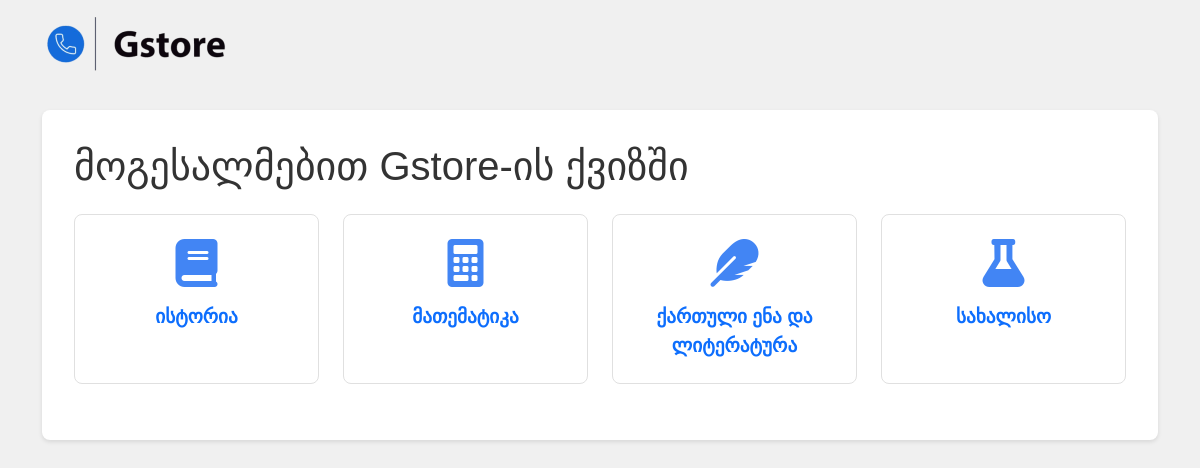
Before: /9d18677d-ea9e-456e-b7d2-946a0da52abb with the older database file.
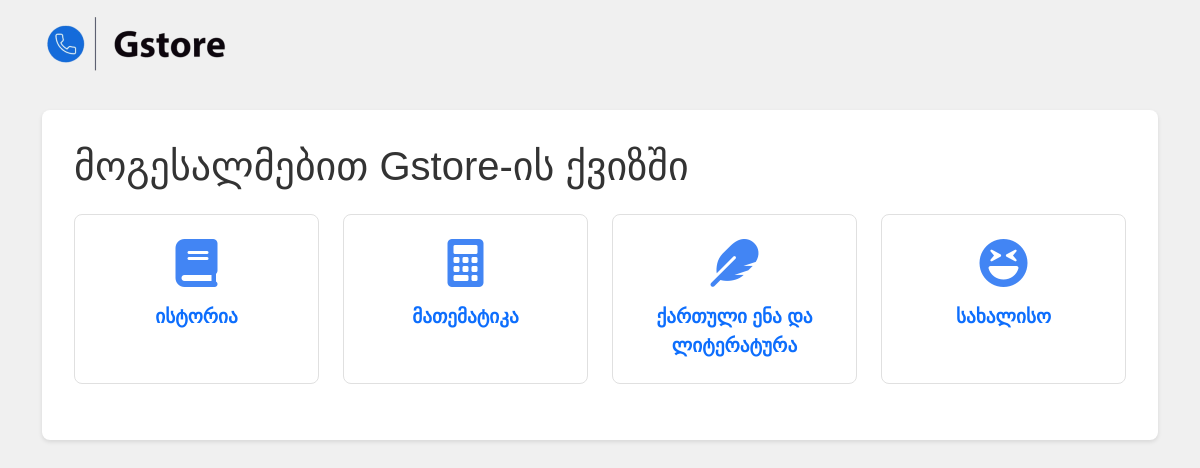
After: the same page with the newer database file.
### app.py (models this page shows)
class Subject(db.Model):
    id = db.Column(db.Integer, primary_key=True)
    name = db.Column(db.String(100), nullable=False)
    icon = db.Column(db.String(50), nullable=False)
    questions = db.relationship('Question', backref='subject', lazy=True, cascade="all, delete-orphan")

### app.py (the view)
@app.route('/9d18677d-ea9e-456e-b7d2-946a0da52abb')
def home():
    subjects = Subject.query.all()
    return render_template('home.html', subjects=subjects)

### templates/home.html (shortened to what this page needs)
<!DOCTYPE html>
<html lang="en">
<head>
    <link href="https://cdn.jsdelivr.net/npm/bootstrap@5.1.3/dist/css/bootstrap.min.css" rel="stylesheet">
    <link href="https://cdnjs.cloudflare.com/ajax/libs/font-awesome/6.0.0-beta3/css/all.min.css" rel="stylesheet">
    <link href="{{ url_for('static', filename='gstore-quiz-styles.css') }}" rel="stylesheet">
</head>
<body>
<nav class="navbar navbar-expand-lg navbar-dark">
    <div class="container">
        <a class="navbar-brand d-flex align-items-center">
            <img src="{{ url_for('static', filename='1111-1.png') }}" alt="Gstore Quiz Logo"
                 class="d-inline-block align-top me-2 logo">
        </a>
    </div>
</nav>
<div class="container mt-4">
    <div class="main-content">
        <h1 class="mb-4">მოგესალმებით Gstore-ის ქვიზში</h1>
        <div class="row">
            {% for subject in subjects %}
            <div class="col-md-3 mb-4">
                <a href="{{ url_for('quiz_level', subject_id=subject.id) }}" class="text-decoration-none">
                    <div class="subject-box">
                        <i class="subject-icon fas fa-{{ subject.icon }}"></i>
                        <p class="subject-title">{{ subject.name }}</p>
                    </div>
                </a>
            </div>
            {% endfor %}
        </div>
    </div>
</div>
</body>
</html>

Changed rows visible on the page:
changed Subject "სახალისო": icon "flask" → "laugh-squint" (drawn)
